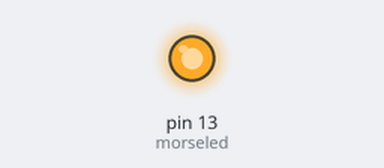
Bench run of a sketch on a simulated Arduino Uno, built with avr-gcc and run on an emulated ATmega328P. On the bench: output pins drawn as LEDs (lit = HIGH).

Above: at 1.3 s.
At 45.3 s:
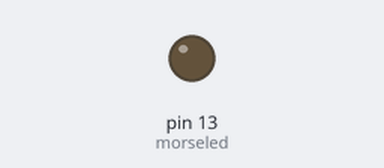
Timing chart, 0 to 49.4 s (numbered marks = the images above):
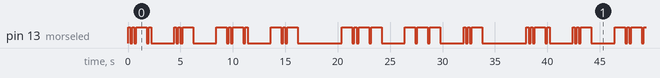

Measured:
- by itself, pin 13 (morseled): moves between LOW and HIGH, repeating every 38.0 s
- by itself, everything shown: repeats every 38.0 s, in 48 steps

The sketch:

arduino-morse.ino
```cpp
/*
 * Morse Code by SYN (0xC05)
 *
 * As I only had the built-in LED to work with, I thought using morse code as to test my Arduino out would be a great idea.
 * So here is this Sketch. Very basic, nothing special about it.
 *
 * TO-DO:
 * Impliment a web app to generate morse code for Arduino.
 */

int morseled = 13; // The PIN where the LED is attached. (13 is built-in so using that).
int dittime = 200; // The amount of time you want your dit (-) to show on the LED.
int dahtime = 1000; // The amount of time you want your dah (_) to show on the LED.
int silencetime = 2000; // The amount of time you want the LED to be turned off after a letter.
int longsilencetime = 4000; // The amount of time you want the LED to be turned off after a word has been completed (/).

void setup() {
  pinMode(morseled, OUTPUT);
}

void dit(){ // function for dit
  digitalWrite(morseled, HIGH);
  delay(dittime);
  digitalWrite(morseled, LOW);
  delay(dittime);
}

void dah(){
  digitalWrite(morseled, HIGH);
  delay(dahtime);
  digitalWrite(morseled, LOW);
  delay(dittime);
}

void silence(){
  delay(silencetime);
}

void longsilence(){
  delay(longsilencetime);
}

void loop() {

  // Sample Morse Code for now is "Fuck you". Yeah... I am not kidding.

  dit();
  dit();
  dah();
  dit();
  silence();

  dit();
  dit();
  dah();
  silence();

  dah();
  dit();
  dah();
  dit();
  silence();

  dah();
  dit();
  dah();
  longsilence();

  dah();
  dit();
  dah();
  dah();
  silence();

  dah();
  dah();
  dah();
  silence();

  dit();
  dit();
  dah();
  longsilence();
}
```
